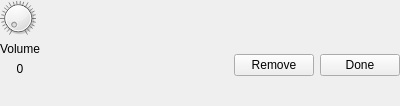
<?xml version="1.0" encoding="UTF-8"?>
<ui version="4.0">
 <class>SettingsChangeFooterWidget</class>
 <widget class="QWidget" name="SettingsChangeFooterWidget">
  <property name="geometry">
   <rect>
    <x>0</x>
    <y>0</y>
    <width>400</width>
    <height>106</height>
   </rect>
  </property>
  <property name="windowTitle">
   <string>Form</string>
  </property>
  <layout class="QVBoxLayout" name="verticalLayout_2">
   <property name="leftMargin">
    <number>0</number>
   </property>
   <property name="topMargin">
    <number>0</number>
   </property>
   <property name="rightMargin">
    <number>0</number>
   </property>
   <property name="bottomMargin">
    <number>0</number>
   </property>
   <item>
    <layout class="QGridLayout" name="gridLayout">
     <item row="0" column="0" rowspan="2">
      <layout class="QVBoxLayout" name="verticalLayout">
       <item>
        <widget class="QDial" name="volumeDial">
         <property name="maximumSize">
          <size>
           <width>36</width>
           <height>36</height>
          </size>
         </property>
         <property name="maximum">
          <number>100</number>
         </property>
         <property name="notchesVisible">
          <bool>true</bool>
         </property>
        </widget>
       </item>
       <item>
        <widget class="QLabel" name="volumeLabel">
         <property name="text">
          <string>Volume</string>
         </property>
         <property name="alignment">
          <set>Qt::AlignmentFlag::AlignCenter</set>
         </property>
        </widget>
       </item>
       <item>
        <widget class="QLabel" name="volumeValueLabel">
         <property name="text">
          <string>0</string>
         </property>
         <property name="alignment">
          <set>Qt::AlignmentFlag::AlignCenter</set>
         </property>
        </widget>
       </item>
      </layout>
     </item>
     <item row="0" column="1">
      <spacer name="verticalSpacer_2">
       <property name="orientation">
        <enum>Qt::Orientation::Vertical</enum>
       </property>
       <property name="sizeHint" stdset="0">
        <size>
         <width>20</width>
         <height>40</height>
        </size>
       </property>
      </spacer>
     </item>
     <item row="1" column="1">
      <layout class="QHBoxLayout" name="horizontalLayout">
       <item>
        <spacer name="horizontalSpacer">
         <property name="orientation">
          <enum>Qt::Orientation::Horizontal</enum>
         </property>
         <property name="sizeHint" stdset="0">
          <size>
           <width>40</width>
           <height>20</height>
          </size>
         </property>
        </spacer>
       </item>
       <item>
        <widget class="QPushButton" name="removeButton">
         <property name="text">
          <string>Remove</string>
         </property>
        </widget>
       </item>
       <item>
        <widget class="QPushButton" name="doneButton">
         <property name="text">
          <string>Done</string>
         </property>
        </widget>
       </item>
      </layout>
     </item>
    </layout>
   </item>
   <item>
    <spacer name="verticalSpacer">
     <property name="orientation">
      <enum>Qt::Orientation::Vertical</enum>
     </property>
     <property name="sizeHint" stdset="0">
      <size>
       <width>20</width>
       <height>0</height>
      </size>
     </property>
    </spacer>
   </item>
  </layout>
 </widget>
 <resources/>
 <connections/>
</ui>
